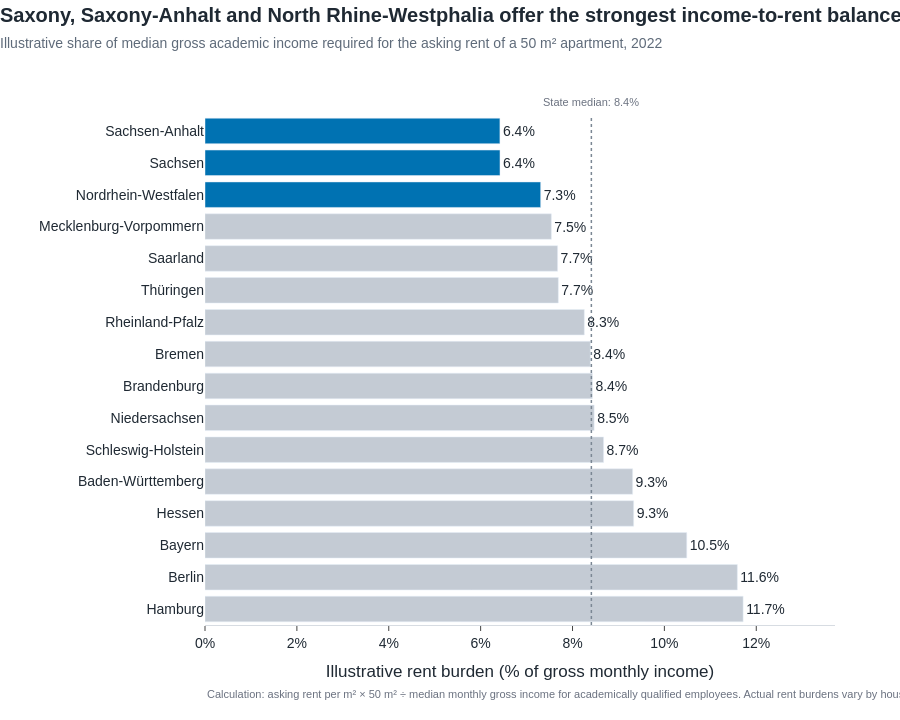

Here is the notebook cell this chart was saved with:
### Code cell
fig_3 = go.Figure()

fig_3.add_trace(
    go.Bar(
        x=affordability_chart_data[
            "rent_burden_50sqm_pct"
        ],
        y=affordability_chart_data[
            "state_name"
        ],
        orientation="h",
        marker={
            "color": affordability_chart_data[
                "bar_colour"
            ]
        },
        text=affordability_chart_data[
            "burden_label"
        ],
        textposition="outside",
        cliponaxis=False,
        customdata=affordability_chart_data[
            [
                "median_income_academic",
                "asking_rent",
                "estimated_rent_50sqm",
                "income_after_rent_50sqm",
                "income_to_rent_index",
                "affordability_score"
            ]
        ],
        hovertemplate=(
            "<b>%{y}</b><br>"
            "Illustrative rent burden: %{x:.2f}%<br>"
            "Academic median income: €%{customdata[0]:,.0f} per month<br>"
            "Asking rent: €%{customdata[1]:.0f} per m²<br>"
            "Illustrative 50 m² rent: €%{customdata[2]:,.0f}<br>"
            "Gross income after rent: €%{customdata[3]:,.0f}<br>"
            "Income-to-rent index: %{customdata[4]:.1f}<br>"
            "Affordability score: %{customdata[5]:.1f}"
            "<extra></extra>"
        )
    )
)

fig_3 = apply_publication_style(
    fig_3,
    title=(
        "Saxony, Saxony-Anhalt and North Rhine-Westphalia "
        "offer the strongest income-to-rent balance"
    ),
    subtitle=(
        "Illustrative share of median gross academic income required "
        "for the asking rent of a 50 m² apartment, 2022"
    ),
    x_title="Illustrative rent burden (% of gross monthly income)",
    y_title="",
    height=720
)

fig_3.update_layout(
    margin={
        "l": 180,
        "r": 65,
        "t": 115,
        "b": 95
    }
)

fig_3.update_xaxes(
    ticksuffix="%",
    range=[
        0,
        affordability_chart_data[
            "rent_burden_50sqm_pct"
        ].max() + 2
    ]
)

# Median reference line
fig_3.add_vline(
    x=median_rent_burden,
    line_width=1.5,
    line_dash="dot",
    line_color="#7B8794"
)

fig_3.add_annotation(
    x=median_rent_burden,
    y=1.01,
    xref="x",
    yref="paper",
    text=(
        f"State median: "
        f"{median_rent_burden:.1f}%"
    ),
    showarrow=False,
    xanchor="center",
    yanchor="bottom",
    font={
        "size": 11,
        "color": "#6B7280"
    }
)

fig_3.add_annotation(
    x=0,
    y=-0.15,
    xref="paper",
    yref="paper",
    text=(
        "Calculation: asking rent per m² × 50 m² ÷ median monthly "
        "gross income for academically qualified employees. "
        "Actual rent burdens vary by household, city, taxes and apartment size. "
        "Source: INKAR 2025."
    ),
    showarrow=False,
    xanchor="left",
    align="left",
    font={
        "size": 11,
        "color": "#6B7280"
    }
)

fig_3.show()

### Figure 1 — Plotly figure (JSON) as saved in the notebook; plotly's stock layout.template omitted (floating-point values rounded to 4 significant figures)
{"data": [{"cliponaxis": false, "customdata": [[5549.0, 13.0, 650.0, 4899.0, 426.9, 6.25], [5178.0, 12.0, 600.0, 4578.0, 431.5, 13.12], [5722.0, 12.0, 600.0, 5122.0, 476.8, 18.12], [5895.0, 11.0, 550.0, 5345.0, 535.9, 25.62], [5909.0, 11.0, 550.0, 5359.0, 537.2, 30.62], [5187.0, 9.0, 450.0, 4737.0, 576.3, 38.75], [4722.0, 8.0, 400.0, 4322.0, 590.3, 48.12], [4744.0, 8.0, 400.0, 4344.0, 592.9, 53.12], [5365.0, 9.0, 450.0, 4915.0, 596.1, 53.75], [5450.0, 9.0, 450.0, 5000.0, 605.6, 58.75], [4551.0, 7.0, 350.0, 4201.0, 650.1, 71.88], [5212.0, 8.0, 400.0, 4812.0, 651.5, 73.12], [4643.0, 7.0, 350.0, 4293.0, 663.2, 81.88], [5474.0, 8.0, 400.0, 5074.0, 684.3, 83.12], [4672.0, 6.0, 300.0, 4372.0, 778.7, 94.38], [4673.0, 6.0, 300.0, 4373.0, 778.9, 99.38]], "hovertemplate": "<b>%{y}</b><br>Illustrative rent burden: %{x:.2f}%<br>Academic median income: €%{customdata[0]:,.0f} per month<br>Asking rent: €%{customdata[1]:.0f} per m²<br>Illustrative 50 m² rent: €%{customdata[2]:,.0f}<br>Gross income after rent: €%{customdata[3]:,.0f}<br>Income-to-rent index: %{customdata[4]:.1f}<br>Affordability score: %{customdata[5]:.1f}<extra></extra>", "marker": {"color": ["#C4CBD4", "#C4CBD4", "#C4CBD4", "#C4CBD4", "#C4CBD4", "#C4CBD4", "#C4CBD4", "#C4CBD4", "#C4CBD4", "#C4CBD4", "#C4CBD4", "#C4CBD4", "#C4CBD4", "#0072B2", "#0072B2", "#0072B2"]}, "orientation": "h", "text": ["11.7%", "11.6%", "10.5%", "9.3%", "9.3%", "8.7%", "8.5%", "8.4%", "8.4%", "8.3%", "7.7%", "7.7%", "7.5%", "7.3%", "6.4%", "6.4%"], "textposition": "outside", "type": "bar", "x": [11.71, 11.59, 10.49, 9.331, 9.308, 8.676, 8.471, 8.433, 8.388, 8.256, 7.691, 7.675, 7.539, 7.307, 6.421, 6.42], "y": ["Hamburg", "Berlin", "Bayern", "Hessen", "Baden-Württemberg", "Schleswig-Holstein", "Niedersachsen", "Brandenburg", "Bremen", "Rheinland-Pfalz", "Thüringen", "Saarland", "Mecklenburg-Vorpommern", "Nordrhein-Westfalen", "Sachsen", "Sachsen-Anhalt"]}], "layout": {"annotations": [{"font": {"color": "#6B7280", "size": 11}, "showarrow": false, "text": "State median: 8.4%", "x": 8.41, "xanchor": "center", "xref": "x", "y": 1.01, "yanchor": "bottom", "yref": "paper"}, {"align": "left", "font": {"color": "#6B7280", "size": 11}, "showarrow": false, "text": "Calculation: asking rent per m² × 50 m² ÷ median monthly gross income for academically qualified employees. Actual rent burdens vary by household, city, taxes and apartment size. Source: INKAR 2025.", "x": 0, "xanchor": "left", "xref": "paper", "y": -0.15, "yref": "paper"}], "font": {"color": "#1F2933", "family": "Arial, sans-serif", "size": 14}, "height": 720, "hoverlabel": {"bgcolor": "white", "font": {"size": 13}}, "margin": {"b": 95, "l": 180, "r": 65, "t": 115}, "paper_bgcolor": "white", "plot_bgcolor": "white", "shapes": [{"line": {"color": "#7B8794", "dash": "dot", "width": 1.5}, "type": "line", "x0": 8.41, "x1": 8.41, "xref": "x", "y0": 0, "y1": 1, "yref": "y domain"}], "showlegend": false, "title": {"text": "<b>Saxony, Saxony-Anhalt and North Rhine-Westphalia offer the strongest income-to-rent balance</b><br><span style='font-size:14px;color:#5F6B7A'>Illustrative share of median gross academic income required for the asking rent of a 50 m² apartment, 2022</span>", "x": 0, "xanchor": "left", "y": 0.97, "yanchor": "top"}, "xaxis": {"linecolor": "#D7DCE2", "range": [0, 13.71], "showgrid": false, "showline": true, "ticks": "outside", "ticksuffix": "%", "title": {"text": "Illustrative rent burden (% of gross monthly income)"}, "zeroline": false}, "yaxis": {"showgrid": false, "showline": false, "ticks": "", "title": {"text": ""}, "zeroline": false}}}
